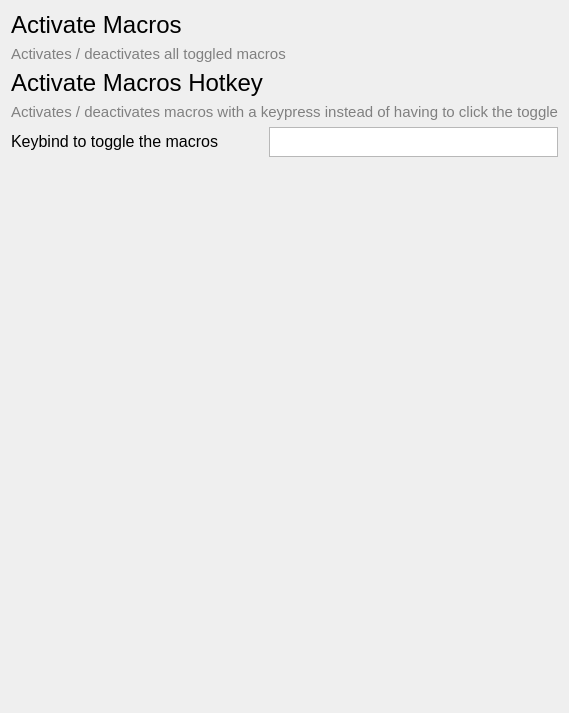
         <widget class="QWidget" name="runPage">
          <layout class="QGridLayout" name="gridLayout_14">
           <item row="1" column="0" colspan="2">
            <widget class="QLabel" name="label_5">
             <property name="font">
              <font>
               <pointsize>11</pointsize>
              </font>
             </property>
             <property name="styleSheet">
              <string notr="true">color:grey;</string>
             </property>
             <property name="text">
              <string>Activates / deactivates all toggled macros</string>
             </property>
            </widget>
           </item>
           <item row="3" column="0" colspan="2">
            <widget class="QLabel" name="label_43">
             <property name="font">
              <font>
               <pointsize>11</pointsize>
              </font>
             </property>
             <property name="styleSheet">
              <string notr="true">color:grey;</string>
             </property>
             <property name="text">
              <string>Activates / deactivates macros with a keypress instead of having to click the toggle</string>
             </property>
            </widget>
           </item>
           <item row="0" column="0" colspan="2">
            <widget class="QLabel" name="label_4">
             <property name="text">
              <string>&lt;html&gt;&lt;head/&gt;&lt;body&gt;&lt;p&gt;&lt;span style=&quot; font-size:18pt;&quot;&gt;Activate Macros&lt;/span&gt;&lt;/p&gt;&lt;/body&gt;&lt;/html&gt;</string>
             </property>
            </widget>
           </item>
           <item row="2" column="0">
            <widget class="QLabel" name="label_42">
             <property name="text">
              <string>&lt;html&gt;&lt;head/&gt;&lt;body&gt;&lt;p&gt;&lt;span style=&quot; font-size:18pt;&quot;&gt;Activate Macros Hotkey&lt;/span&gt;&lt;/p&gt;&lt;/body&gt;&lt;/html&gt;</string>
             </property>
            </widget>
           </item>
           <item row="5" column="1">
            <spacer name="verticalSpacer_11">
             <property name="orientation">
              <enum>Qt::Orientation::Vertical</enum>
             </property>
             <property name="sizeHint" stdset="0">
              <size>
               <width>20</width>
               <height>545</height>
              </size>
             </property>
            </spacer>
           </item>
           <item row="4" column="0">
            <widget class="QLabel" name="label_37">
             <property name="text">
              <string>&lt;html&gt;&lt;head/&gt;&lt;body&gt;&lt;p&gt;&lt;span style=&quot; font-size:12pt;&quot;&gt;Keybind to toggle the macros &lt;/span&gt;&lt;/p&gt;&lt;/body&gt;&lt;/html&gt;</string>
             </property>
            </widget>
           </item>
           <item row="4" column="1">
            <widget class="QPlainTextEdit" name="plainTextEdit_17">
             <property name="maximumSize">
              <size>
               <width>16777215</width>
               <height>30</height>
              </size>
             </property>
             <property name="styleSheet">
              <string notr="true"/>
             </property>
            </widget>
           </item>
          </layout>
         </widget>
